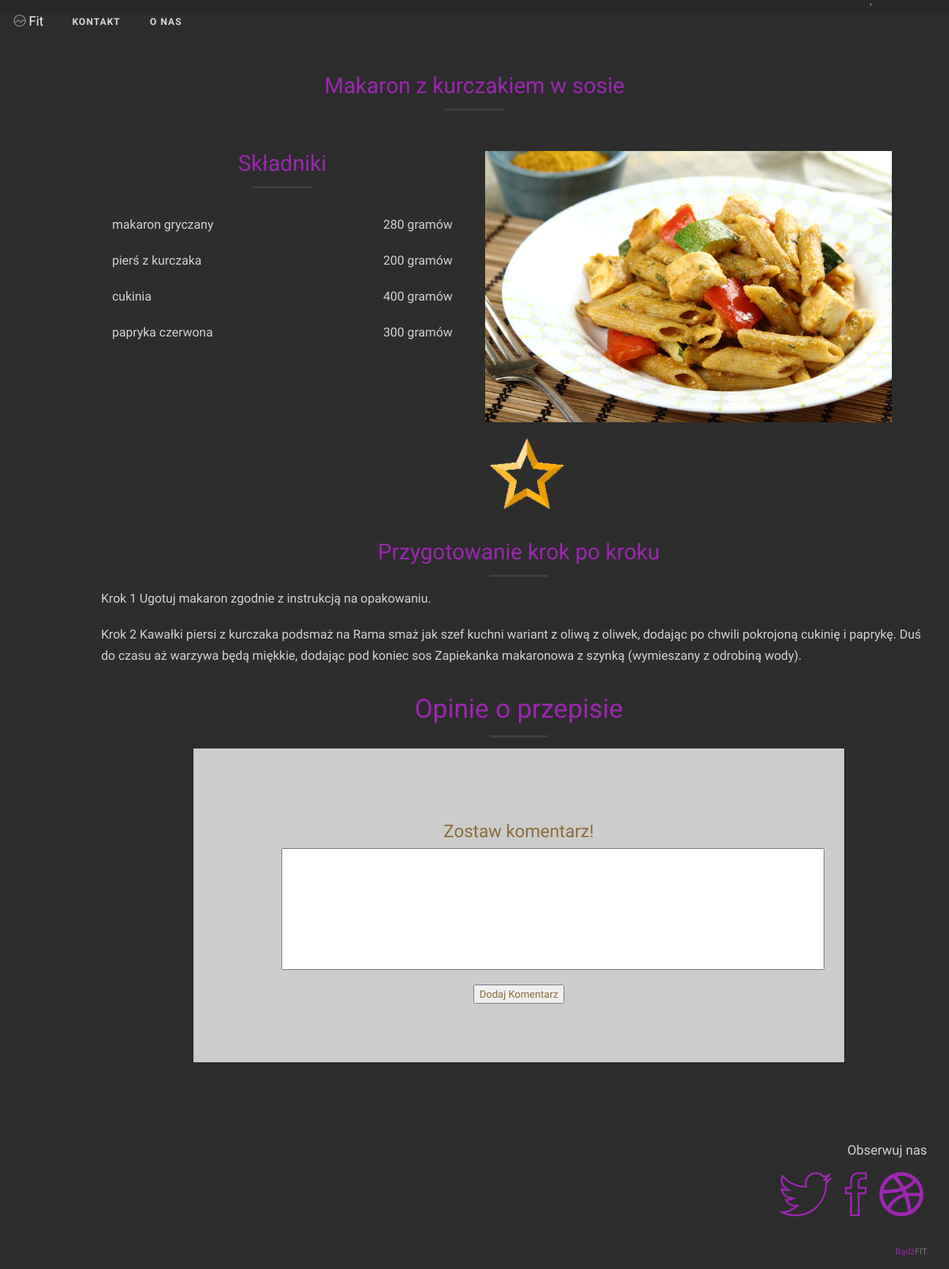
Screenshot of /fitwww/wyswietlart.php?c=35 with the database file from the repository.
### tables this page shows
CREATE TABLE `przepisy` (
  `id` int(11) NOT NULL,
  `nazwa` varchar(200) NOT NULL,
  `obrazek` varchar(200) NOT NULL,
  `skladnik1` varchar(500) NOT NULL,
  `ilosc1` varchar(500) NOT NULL,
  `krok1` varchar(500) NOT NULL,
  `krok2` varchar(500) DEFAULT NULL,
  `krok3` varchar(500) DEFAULT NULL,
  `krok4` varchar(500) DEFAULT NULL,
  `krok5` varchar(500) DEFAULT NULL,
  `krok6` varchar(50) DEFAULT NULL,
  `krok7` varchar(50) DEFAULT NULL,
  `krok8` varchar(50) DEFAULT NULL,
  `krok9` varchar(50) DEFAULT NULL,
  `krok10` varchar(50) DEFAULT NULL,
  `kategoria` varchar(50) NOT NULL
);

### fitwww/wyswietlart.php (the view, shortened to what this page needs)
<?php
include("MENU.php");
$conn=mysqli_connect($servername,$username,$password,$dbname);
$id=$_GET["c"];
$sql="SELECT * FROM przepisy WHERE id='$id'";
$result=mysqli_query($conn,$sql);
if(mysqli_num_rows($result)>0)
{
	while($row=mysqli_fetch_assoc($result))
	{
		$nazwa = $row["nazwa"];
		$obrazek = $row["obrazek"];
		$skladnik1 = $row["skladnik1"];
        $ilosc1=$row["ilosc1"];
		$krok1=$row["krok1"];
        $krok2=$row["krok2"];
        $krok4=$row["krok4"];
        $krok5=$row["krok5"];
        $krok6=$row["krok6"];
        $krok7=$row["krok7"];
        $krok8=$row["krok8"];
        $krok9=$row["krok9"];
        $krok10=$row["krok10"];
		$artykul="";
      $opinie="";
		$artykul.=' <section id="three" class="margin-top-50 col-lg-1"></section>
   <section id="three" class="margin-top-50 col-lg-10">
         ';
            $artykul.=' <h2 class="margin-top-0 text-primary text-center ">'.$nazwa.'</h2>    <hr class="primary"><br><br> ';
      $artykul.='<div class="col-lg-6 col-sm-6">
         <h2 class="margin-top-0 text-primary text-center ">Składniki</h2> <hr class="primary">
         <div class="col-lg-6 col-sm-6">
        <p> '.$skladnik1.'</p>
          </div>
          <div class="col-lg-6 col-sm-6 text-right">
             <p>'.$ilosc1.'</p>
          </div>
            </div>
  </div>
     ';
$artykul.='
         <div class="container" >
            <div class="row" >
                <div class="col-lg-6 col-sm-6 text-center" >
                   <a class="gallery-box" >';
                       $artykul.= '<img src="./assets/';
                       $artykul.=$obrazek;
                       $artykul.='" class="img-responsive" alt="Image 1" >
                        <div class="gallery-box-caption">
                            <div class="gallery-box-content">
                                <div>';
		$artykul.='<i><h2>'.$nazwa.'</h2></i></div>
                            </div>
                        </div>
                    </a>
                </div>';
		$opinie.='<div class="col-lg-12 col-sm-6">
<br>
        <h2 class="margin-top-0 text-primary text-center ">Przygotowanie krok po kroku</h2> <hr class="primary">
        <p>'.$krok1.'</p>
        <p>'.$krok2.'</p>
        <p>'.$krok4.'</p>
        <p>'.$krok5.'</p>
        <p>'.$krok6.'</p>
        <p>'.$krok7.'</p>
        <p>'.$krok8.'</p>
         <p>'.$krok9.'</p>
          <p>'.$krok10.'</p>
          </div>
                       </div>
 ';
 $opinie.='
        <div class="col-lg-12 col-sm-6 text-left">
<h1 class="text-primary text-center">Opinie o przepisie</h1>
<hr class="primary">
</div>
 ';
	   echo $artykul;
      include("sekcjaocen.php");
echo $opinie;
include("sekcjakom.php");
	}
}else
mysqli_close($conn);
include("FOOTER.php");
?>

### fitwww/sekcjaocen.php (shortened to what this page needs)
  <?php
include("db.php");
$conn=mysqli_connect($servername,$username,$password,$dbname);
$id=$_GET["c"];
$sql="SELECT ROUND(AVG(ocena) ,1)  FROM oceny WHERE idprzepisu ='$id'";
$result=mysqli_query($conn,$sql);
if(mysqli_num_rows($result)>0)
{
	while($row=mysqli_fetch_assoc($result))
	{
		$ocena= $row['ROUND(AVG(ocena) ,1)'];
$art="";
$art.='<div class="cent nav navbar-nav dropdown show">
                      <li >
                    <a class="btn btn-secondary dropdown-toggle " role="button"  data-toggle="dropdown" aria-haspopup="true" aria-expanded="false"   >   <h2 class="ocen">'.$ocena.'</h2>
                        	<img src="ocena.png"
                    width="110" height="110"></a>
                                      <ul class="center nav2  navbar-default dropdown-menu" aria-labelledby="dropdownMenuButton1">
                                   <li><a  class=" nav2 dropdown-item show " href="ocena/ocenyselect1.php">1</a></li>
                                 <li><a class="dropdown-item show" href="ocena/ocenyselect2.php"">2</a></li>
                            <li><a class="dropdown-item show" href="ocena/ocenyselect3.php"">3</a></li>
                             <li><a class="dropdown-item show" href="ocena/ocenyselect4.php"">4</a></li>
                              <li><a class="dropdown-item show" href="ocena/ocenyselect5.php"">5</a></li>
                        </ul>
                          <li>
                    </div>';
		echo $art;
	}
}

### fitwww/sekcjakom.php (shortened to what this page needs)
        <div class="col-lg-12 col-sm-6 text-left">
<form action="dodajkom.php" method="post"><br
 />
 <div style="text-align: center; ">
 <h3 class="text-warning "><center>Zostaw komentarz!</center>
 </h3>
  <textarea rows="8" cols="90" name="tresc" class="show"></textarea><br />
  <input type="submit" class="text-warning " value="Dodaj Komentarz">
</div>

### fitwww/css/styles.css (style rules this page uses)
html, body { width: 100%; height: 100%; }
body { font-family: 'Questrial','Helvetica Neue',Arial,sans-serif; background-color: #282828; color: #d3d3d3; webkit-tap-highlight-color: #222; }
hr { max-width: 80px; border-width: 3px; opacity: 0.09; margin-top: 15px; margin-bottom: 15px; }
a { color: #9c27b0; -webkit-transition: all .35s; -moz-transition: all .35s; transition: all .35s; }
h1,h2,h3,h4,h5,h6 { font-family: 'Questrial','Helvetica Neue',Arial,sans-serif; }
p { font-size: 17px; line-height: 1.7; margin-bottom: 20px; }
.text-primary { color: #9c27b0; }
section { padding: 70px 0; }
.navbar-default { border-color: rgba(35,35,35,.05); font-family: 'Questrial','Helvetica Neue',Arial,sans-serif; background-color: #222; -webkit-transition: all .4s; -moz-transition: all .4s; transition: all .4s; }
.navbar-header > .navbar-brand { font-family: 'Questrial','Helvetica Neue',Arial,sans-serif; color: #9c27b0; padding: 15px; -webkit-transition: padding .2s ease-in; -moz-transition: padding .2s ease-in; transition: padding .2s ease-in; }
.navbar-default .navbar-toggle, .navbar-default .navbar-collapse { border-color: transparent; }
.navbar-default .nav > li>a, .navbar-default .nav>li>a:focus { text-transform: uppercase; font-size: 13px; font-weight: 700; color: #eee; }
@media (min-width:768px) { .navbar-default { border-color: transparent; background-color: transparent; min-height: 60px; } }
@media (min-width:768px) { .navbar-header > .navbar-brand { color: rgba(255,255,255,0.7); padding: 19px; } }
@media (min-width:768px) { .navbar-default .nav > li>a, .navbar-default .nav>li>a:focus { color: rgba(255,255,255,0.8); padding: 20px; letter-spacing: 1.1px; text-shadow: 1px 1px 1px rgba(60,60,60,0.7); } }
@media (min-width:768px) { section { min-height: 600px; padding: 100px 0; } }
textarea { resize: none; }
.margin-top-0 { margin-top: 0; }
.gallery-box { display: block; position: relative; margin: 0 auto; max-width: 650px; overflow:hidden; }
.gallery-box img { -webkit-transition: all 300ms ease-in-out; transition: all 300ms ease-in-out; }
.btn { border: 0; border-radius: 290px; font-family: 'Helvetica Neue',Arial,sans-serif; }
.cent { display: table; margin: 0 auto; margin-left: 45%; }
.show { color:black !important; }

### fitwww/css/styles1.css (style rules this page uses)
body { font-family: 'Questrial','Helvetica Neue',Arial,sans-serif; background-color: #282828; webkit-tap-highlight-color: #222; }
form { width: 80%; margin: auto; background-color: #cccccc; padding: 60px 120px 80px 120px; -webkit-box-shadow: 2px 2px 3px rgba(0,0,0,0.1); box-shadow: 2px 2px 3px rgba(0,0,0,0.1); }

### rows the page displays
przepisy: nazwa "Makaron z kurczakiem w sosie", skladnik1 "makaron gryczany pierś z kurczaka cukinia papryka czerwona", ilosc1 "280 gramów 200 gramów 400 gramów 300 gramów", krok1 "Krok 1 Ugotuj makaron zgodnie z instrukcją na opakowaniu.", krok2 "Krok 2 Kawałki piersi z kurczaka podsmaż na Rama smaż jak szef kuchni wariant z oliwą z oliwek, dodając po chwili pokrojoną cukinię i paprykę. Duś do czasu aż warzywa będą miękkie, dodając pod koniec sos Zapiekanka makaronowa z szynką (wymieszany z odrobiną wody)."
